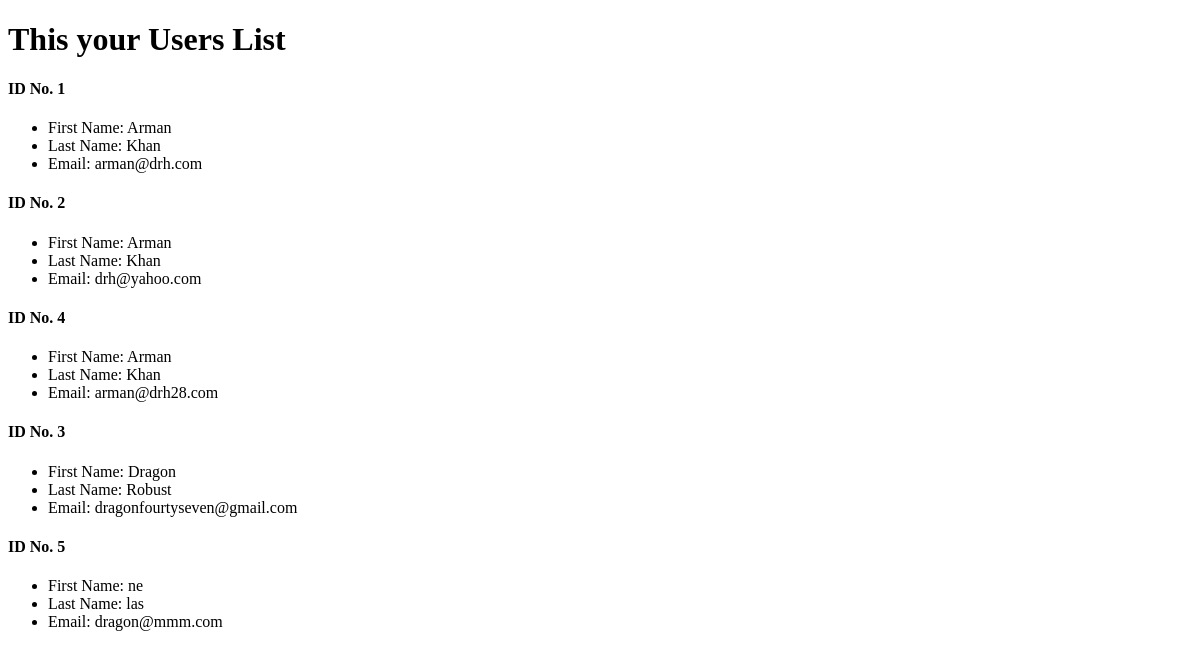
/my_app1/, run on the app's committed database.
### my_app1/models.py (models this page shows)
class Signup(models.Model):
    first_name = models.CharField(max_length=30)
    last_name = models.CharField(max_length=30)
    email = models.EmailField(max_length=264, unique=True)

### my_app1/views.py (the view)
# urls.py: path('', views.users, name="users"),
def users(request):
    data_user = Signup.objects.order_by('first_name')
    my_dict = {
        'user_data': data_user
    }
    return render(request,'my_app1/users.html', context=my_dict)

### templates/my_app1/users.html (shortened to what this page needs)
<!DOCTYPE html>
{% load static %}
<html lang="en">
<head>
  <link rel="stylesheet" href="{% static "css/style.css" %}">
</head>
<body>
    {% if user_data %}
    <h1>This your Users List</h1>
    {% for u in user_data %}
    <h4>ID No. {{ u.id }}</h4>
    <ul>
        <li>First Name: {{ u.first_name }}</li>
        <li>Last Name: {{ u.last_name }}</li>
        <li>Email: {{ u.email }}</li>
    </ul>
    {% endfor %}
    {% else %}
    <p>No Users Found!</p>
    {% endif %}
</body>
</html>

### data on the page
Signup: id "1", first_name "Arman", last_name "Khan", email "arman@drh.com"
Signup: id "2", first_name "Arman", last_name "Khan", email "drh@yahoo.com"
Signup: id "4", first_name "Arman", last_name "Khan", email "arman@drh28.com"
Signup: id "3", first_name "Dragon", last_name "Robust", email "dragonfourtyseven@gmail.com"
Signup: id "5", first_name "ne", last_name "las", email "dragon@mmm.com"
